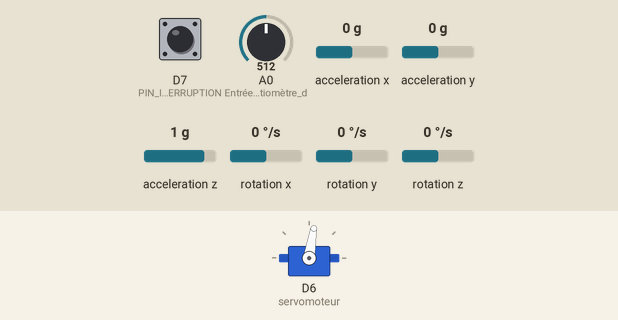
A program run on a simulated ESP8266 (NodeMCU). Shown: servo. The test bench sets the inputs (shaded band); at power-on: acceleration y 0 g, acceleration z 1 g, D7 (PIN_INTERRUPTION) LOW, A0 (Entrée_du_potentiomètre_d) = 512, acceleration x 0 g, rotation x 0 °/s, rotation y 0 °/s, rotation z 0 °/s. The sensor or clock chip raises its interrupt line as the real part does.

Above: at 1.7 s.
1.8 s: acceleration y set to -0.8 g
At 1.95 s:
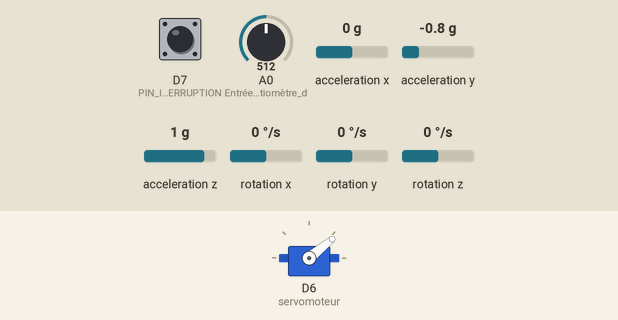
At 3.2 s:
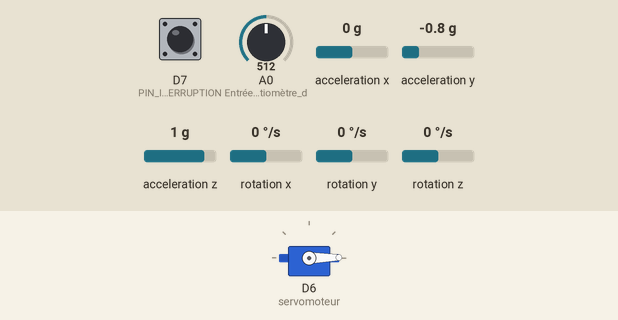
3.6 s: acceleration y set to -0.1 g
5.1 s: acceleration y set to 0.1 g
At 5.87 s:
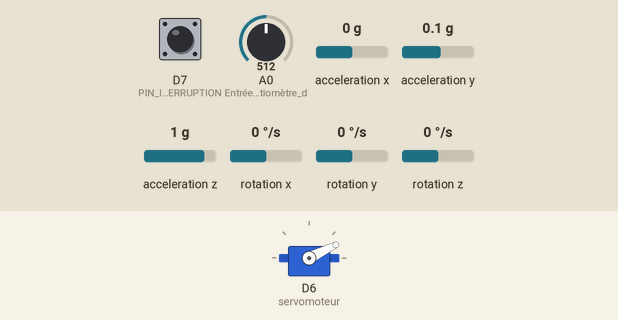
8.1 s: acceleration z set to 1.4 g
Timing chart, 0 to 12.1 s (numbered marks = the images above; inputs shaded):
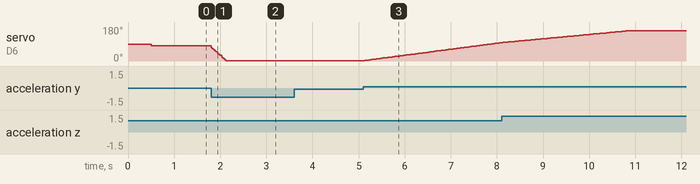

The program:

main.cpp
```cpp
// (licence header left out)
#include "Arduino.h"
#include "ESP8266WiFi.h"
#include "centrale_inertielle.h"
#include <Hash.h>
#include <PID_v1.h>
#include <Servo.h>
#include <SimpleTimer.h>
#include <WebSocketsServer.h>

// Variables pour la commande
double angle_mesure = 0.; // rad, angle mesuré par la centrale inertielle
double angle_servo = 0.;  // us, angle à envoyer au servomoteur
double angle_voulu = 0.;  // Angle correspondant à l'horizontale

// Objets
SimpleTimer timer_transmission_websocket;
Servo servomoteur;
WebSocketsServer webSocket = WebSocketsServer(81);
PID correcteur(&angle_mesure, &angle_servo, &angle_voulu, 100, 3300, 0,
               REVERSE); // Kp=100, Ki=Kd=0

// Initialisation du point d'accès Wifi
void initialiser_wifi() {
  WiFi.mode(WIFI_AP);                 // Point d'accès WiFi
  IPAddress ip_stab(192, 168, 4, 1);  // IP du stabilisateur & passerelle
  IPAddress masque(255, 255, 255, 0); // Masque de sous-réseau
  WiFi.softAPConfig(ip_stab, ip_stab, masque); // Serveur DHCP
  WiFi.softAP("Stabilisateur", "t1p3stabi");   // Nom et mot de passe du Wifi
}

// Transmet une mesure vers le socket réseau
void transmission_websocket() {
  int pot = analogRead(A0);
  int temps_actuel = millis();
  String texte = String(temps_actuel) + "," + String(angle_servo) + "," +
                 String(pot) + "," + String(angle_mesure);
  webSocket.broadcastTXT(texte);
}

// Gère la réception d'une commande
void rx_websocket(uint8_t num, WStype_t type, uint8_t *payload, size_t length) {
  if (type == WStype_BIN) {
    double *donnees = (double *)payload; // On reçoit 3 double

    if (length / sizeof(double) != 3) {
      // Si on ne reçoit pas 3 éléments, alors problème
      return;
    }

    // On change les paramètres du correcteur
    correcteur.SetTunings(donnees[0], donnees[1], donnees[2]);
  }
}

// Initialisation
void setup() {
  servomoteur.attach(D6);            // Commande du servomoteur
  pinMode(A0, INPUT);                // Entrée du potentiomètre du servomoteur
  initialiser_centrale_inertielle(); // Centrale inertielle
  initialiser_wifi();                // Point d'accès Wifi
  webSocket.begin();                 // Initialisation du Websocket
  webSocket.onEvent(rx_websocket);   // Réception d'une commande

  // Transmet une valeur toutes les 60ms
  timer_transmission_websocket.setInterval(60, transmission_websocket);

  correcteur.SetOutputLimits(-825, 825); // Domaine délimité en us
  correcteur.SetSampleTime(20);          // Calcul tous les 25ms
  correcteur.SetMode(AUTOMATIC);         // Active le correcteur
}

// Boucle principale qui lance les sous-boucles
void loop() {
  // Appel des différents Timer
  boucle_centrale_inertielle();       // Centrale inertielle
  correcteur.Compute();               // Correcteur
  timer_transmission_websocket.run(); // Transmission des données
  webSocket.loop();                   // WebSocket

  // Transfert des variables
  angle_mesure = centrale_inertielle_angles[2];
  servomoteur.writeMicroseconds(angle_servo+1375);
}
```

centrale_inertielle.cpp
```cpp
// (licence header left out)
#include "centrale_inertielle.h"
#include "Arduino.h"
#include "MPU6050_6Axis_MotionApps20.h"

// Variables définies dans l'en-tête
bool centrale_inertielle_initialisee = false;
float centrale_inertielle_angles[3] = {0., 0., 0.};

// Variables globales
uint16_t taille_mesure;             // Taille d'une mesure
uint16_t taille_fifo;               // Taille de la file d'attente FIFO
volatile bool interruption = false; // Interruption envoyée par la centrale
MPU6050 centrale_inertielle;

// Fonction d'interruption
void interruptionVraie() { interruption = true; }

// Initialise la centrale inertielle avec l'algorithme de MotionApps
void initialiser_centrale_inertielle() {
#if defined(__AVR_ATmega328P__)
  Wire.begin(); // I2C ATMEGA
#else
  Wire.begin(PIN_SDA, PIN_SCL); // I2C ESP8266
#endif
  Wire.setClock(400000);

  pinMode(PIN_INTERRUPTION, INPUT); // Entrée de l'interruption

  centrale_inertielle.initialize(); // Initialisation de la centrale
  uint8_t etat = centrale_inertielle.dmpInitialize(); // Initialisation DMP

  // Calibration
  centrale_inertielle.setXGyroOffset(X_GYRO_OFFSET);
  centrale_inertielle.setYGyroOffset(Y_GYRO_OFFSET);
  centrale_inertielle.setZGyroOffset(Z_GYRO_OFFSET);
  centrale_inertielle.setXAccelOffset(X_ACCEL_OFFSET);
  centrale_inertielle.setYAccelOffset(Y_ACCEL_OFFSET);
  centrale_inertielle.setZAccelOffset(Z_ACCEL_OFFSET);

  if (etat == 0) {
    // La centrale marche
    centrale_inertielle.setDMPEnabled(true); // Active le module de calcul
    attachInterrupt(digitalPinToInterrupt(PIN_INTERRUPTION), interruptionVraie,
                    RISING); // Interruption envoyée par la centrale

    // Récupération de la taille d'une mesure
    taille_mesure = centrale_inertielle.dmpGetFIFOPacketSize();

    centrale_inertielle_initialisee = true;
  }
}

// Récupère des nouvelles mesures si elles sont disponibles
void boucle_centrale_inertielle() {
  if ((!interruption && taille_fifo < taille_mesure) ||
      !centrale_inertielle_initialisee) {
    return; // Pas encore prête
  }

  interruption = false;

  // Etat actuel de la centrale
  uint8_t etat_interruption = centrale_inertielle.getIntStatus();

  // Récupère la taille de la liste d'attente
  taille_fifo = centrale_inertielle.getFIFOCount();

  if ((etat_interruption & 0x10) || taille_fifo == 1024) {
    // Dépassement de capacité, on réinitialise
    centrale_inertielle.resetFIFO();
  } else if (etat_interruption & 0x02) {
    // Attente d'avoir toutes les données (très rapide)
    while (taille_fifo < taille_mesure) {
      taille_fifo = centrale_inertielle.getFIFOCount();
    }

    // Lecture de la liste FIFO
    uint8_t fifoBuffer[64];
    centrale_inertielle.getFIFOBytes(fifoBuffer, taille_mesure);

    // Nouvelle taille de la liste d'attente
    taille_fifo -= taille_mesure;

    // Calcul de l'angle en passant par les quaternions
    Quaternion q;  // Représente l'orientation
    VectorFloat p; // Vecteur pesanteur
    centrale_inertielle.dmpGetQuaternion(&q, fifoBuffer);
    centrale_inertielle.dmpGetGravity(&p, &q);
    centrale_inertielle.dmpGetYawPitchRoll(centrale_inertielle_angles, &q, &p);
  }
}
```

centrale_inertielle.h
```cpp
// (licence header left out)
#ifndef IMU_DMP_h
#define IMU_DMP_h

#define PIN_SDA D2
#define PIN_SCL D1
#define PIN_INTERRUPTION D7

// Paramètres de calibration
#define X_GYRO_OFFSET 53
#define Y_GYRO_OFFSET -61
#define Z_GYRO_OFFSET 9
#define X_ACCEL_OFFSET -815
#define Y_ACCEL_OFFSET 1353
#define Z_ACCEL_OFFSET 1667

extern bool centrale_inertielle_initialisee; // vraie si succès d'initialisation
extern float centrale_inertielle_angles[3];  // lacet, roulis et tangage (rad)

extern void initialiser_centrale_inertielle();
extern void boucle_centrale_inertielle();

#endif
```

Measured:
- the behaviour switches between 0 and 0.1 g on acceleration y (found by bisection; images 2 and 3)
- after the input at 1.8 s, servo on D6 (servomoteur): moves from 81° to 1° over 0.32 s, starting at once
- after the input at 3.6 s, every drawn part: stays the same
- after the input at 5.1 s, servo on D6 (servomoteur): moves from 1° to 97° over 3.0 s, starting at once
